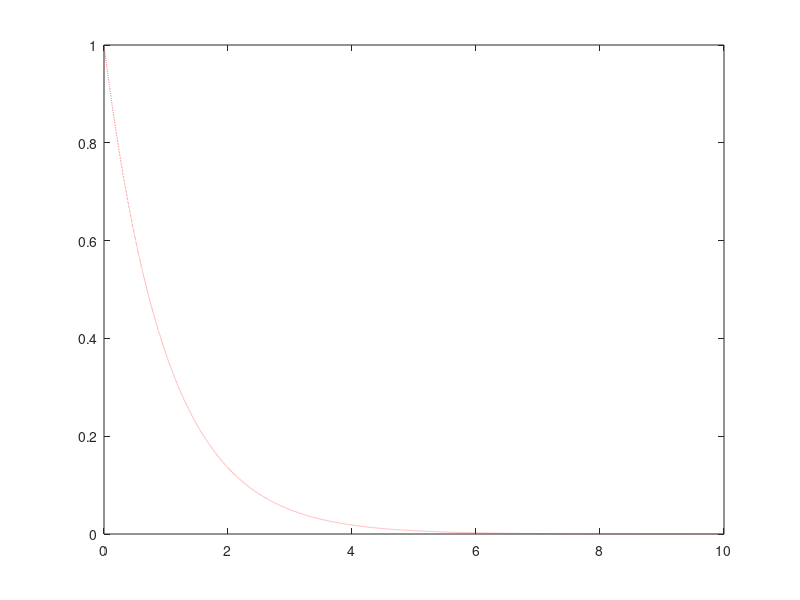

This figure's MATLAB source: (Note: this script raises an error after producing the figure.)
clear all, close all, clc;

% Parameters
A = -1;
b = 0;
c = 1;
d = 0;
u = 0;

% Initial Conditions
x0 = 1;

% Stepwidth
h = 3000e-3;
t_end = 10;

%% Calculate and plot analitic solution -----------------------------------
i = 1;
yAn = zeros(size(0:h:t_end));
%yAn(1) = x0;
for t = 0:1e-3:t_end
    yAn(i) = x0*exp(A*t);
    t_vec(i) = t;
    i = i+1;
end
figure
plot(t_vec,yAn,':r');hold on;

%%
[yFE,t_vec] = FE(A,b,c,d,u,h,t_end,x0)
plot(t_vec,yFE);